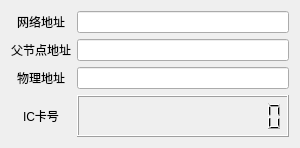
<?xml version="1.0" encoding="UTF-8"?>
<ui version="4.0">
 <class>ICCard</class>
 <widget class="QWidget" name="ICCard">
  <property name="geometry">
   <rect>
    <x>0</x>
    <y>0</y>
    <width>300</width>
    <height>148</height>
   </rect>
  </property>
  <property name="windowTitle">
   <string>125K读卡器</string>
  </property>
  <layout class="QGridLayout" name="gridLayout_2">
   <item row="0" column="0">
    <layout class="QGridLayout" name="gridLayout">
     <item row="0" column="0">
      <widget class="QLabel" name="label_2">
       <property name="text">
        <string>网络地址</string>
       </property>
       <property name="alignment">
        <set>Qt::AlignCenter</set>
       </property>
      </widget>
     </item>
     <item row="0" column="1">
      <widget class="QLineEdit" name="nwkAddrEdit"/>
     </item>
     <item row="1" column="0">
      <widget class="QLabel" name="label_3">
       <property name="text">
        <string>父节点地址</string>
       </property>
       <property name="alignment">
        <set>Qt::AlignCenter</set>
       </property>
      </widget>
     </item>
     <item row="1" column="1">
      <widget class="QLineEdit" name="parAddrEdit"/>
     </item>
     <item row="2" column="0">
      <widget class="QLabel" name="label_4">
       <property name="text">
        <string>物理地址</string>
       </property>
       <property name="alignment">
        <set>Qt::AlignCenter</set>
       </property>
      </widget>
     </item>
     <item row="2" column="1">
      <widget class="QLineEdit" name="hwAddrEdit"/>
     </item>
     <item row="3" column="0">
      <widget class="QLabel" name="label_5">
       <property name="text">
        <string>IC卡号</string>
       </property>
       <property name="alignment">
        <set>Qt::AlignCenter</set>
       </property>
      </widget>
     </item>
     <item row="3" column="1">
      <widget class="QLCDNumber" name="cardIdNumber">
       <property name="numDigits">
        <number>14</number>
       </property>
       <property name="mode">
        <enum>QLCDNumber::Hex</enum>
       </property>
      </widget>
     </item>
    </layout>
   </item>
  </layout>
 </widget>
 <resources/>
 <connections/>
</ui>
